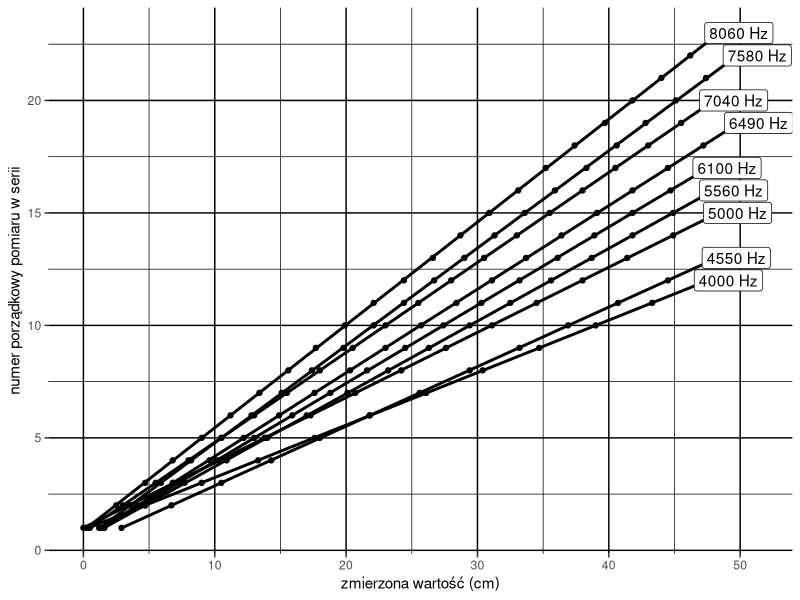
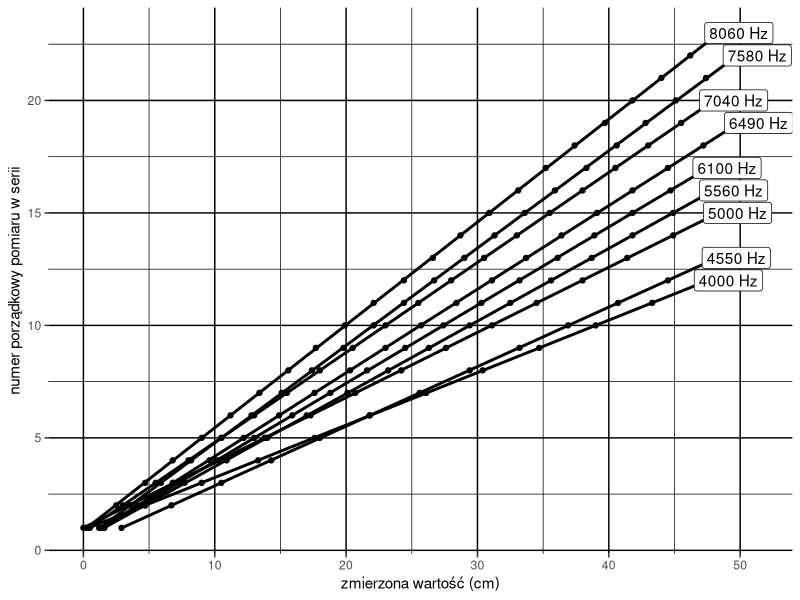

Write the R code that produced these figures, in order.
# x1 <- c(
#   0.4,
#   4.7,
#   9,
#   13.3,
#   17.6,
#   21.8,
#   26.1,
#   30.4,
#   34.7,
#   39,
#   43.3,
#   47.6
# )
# 
# x2 <- c(
#   2.9,
# 6.7,
# 10.5,
# 14.3,
# 18,
# 21.8,
# 25.6,
# 29.4,
# 33.2,
# 36.9,
# 40.7,
# 44.5,
# 48.2
# )
# 
# x<-x2
# 
# y <- 1:length(x)
# 
# reg<-lm(x~y)
# reg$coefficients[2]
# summary(reg)
# 
# data_frame(x = x, y= y) |>
#   ggplot(aes(x = x, y = y)) +
#   geom_point() +
#   geom_smooth(method = "lm")

library(dplyr)
library(ggplot2)
library(tidyr)

round_uncertainty <- function(val, uncer) {
  round(val, -floor(log10(uncer)) + 1)
}

df <- read.csv2("lab3/Pomiary.csv")
# Wyliczenia ze wzorów 4-6

freqs_df <- data_frame(series_no = 1:length(df),
           freq = as.numeric(substring(colnames(df), 2))) |>
  mutate(
    period = round(1e6/(freq)),
         freq = 1e6/period,
         range = ifelse(freq<6000,
                        50,
                        20),
         period_uncertainty = sqrt(2*(range/(5*sqrt(3)))^2),
  ) |>
  select(-freq, freq) |>
  mutate(
    freq_uncertainty = 1e6*period_uncertainty/(period^2),
    freq_uncertainty = round_uncertainty(freq_uncertainty, freq_uncertainty ),
    freq = round_uncertainty(freq, freq_uncertainty )
  )
# mutate(podz = period/range)
write.table(freqs_df, "lab3/okresy_i_czest.txt",
            col.names = c("seria","Ts","z(Ts)","u(Ts)","f","u(f)"),
            quote = FALSE, dec = ",", sep = "\t", row.names = FALSE)

colnames(df) <- freqs_df$freq

df |>
  mutate_all((\(x) if_else(!is.na(x), paste(x, "cm"), NA))) |>
  mutate(no_in_series = 1:dim(df)[1], .before = 1) |>
  # View()
  write.table("lab3/odczyty_x.txt",
              col.names = c("Lp","s1","s2","s3","s4","s5","s6","s7","s8","s9"),
              quote = FALSE, dec = ",", sep = "\t", row.names = FALSE,
              na = "")
  
# Wykres
plot_df <- df |>
  mutate(no_in_series = 1:dim(df)[1]) |>
  pivot_longer(-no_in_series, names_to = "series") |>
  # mutate(series = substring(series, 2)) |>
  filter(!is.na(value))
plot_df |>
  ggplot(aes(y = no_in_series, x = value, group = series)) +
  geom_point() +
  geom_smooth(method = "lm", colour = "black") +
  geom_errorbarh(aes(xmin = value - 0.1, xmax = value + 0.1), height = 0) +
  labs(
    y = "numer porządkowy pomiaru w serii",
    x = "zmierzona wartość (cm)"
  ) + 
  theme(
    legend.position = "none",
    panel.background = element_blank(),
    panel.grid = element_line(colour = "black")
  ) +
  geom_label(
    data = (
      plot_df |>
        group_by(series) |> 
        summarise(last = last(value), last_no = last(no_in_series))
    ),
    aes(x = last, y = last_no, label = paste(series, "Hz")),
    nudge_x = 1.5
  )

ggsave("lab3/wykres.pdf", device = cairo_pdf,
       width = 10, height = 6)
